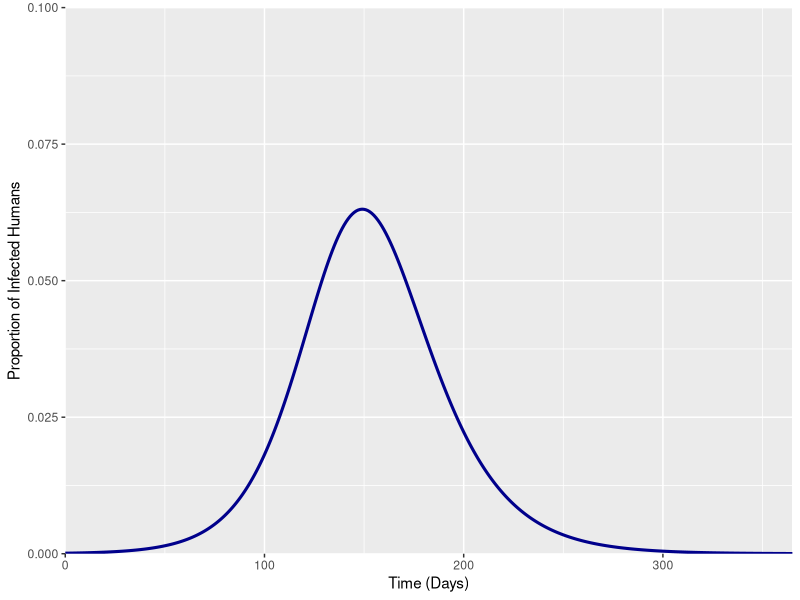
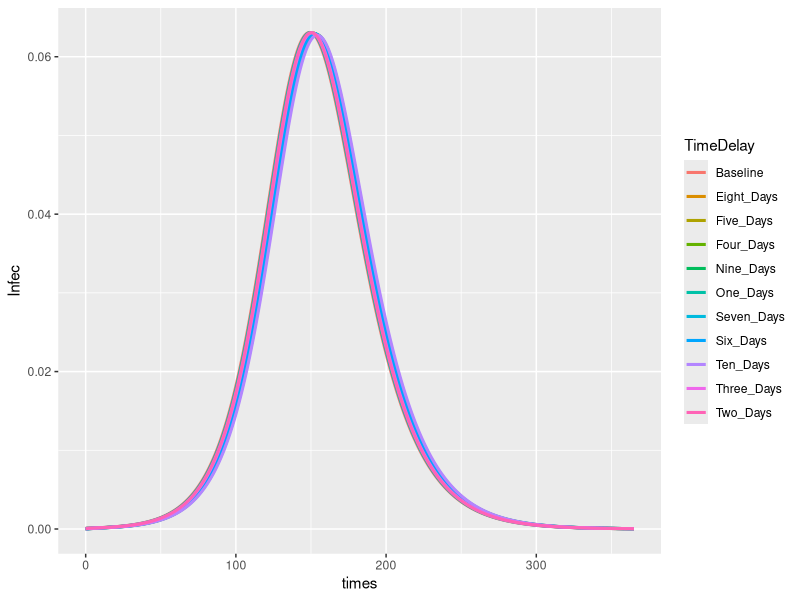
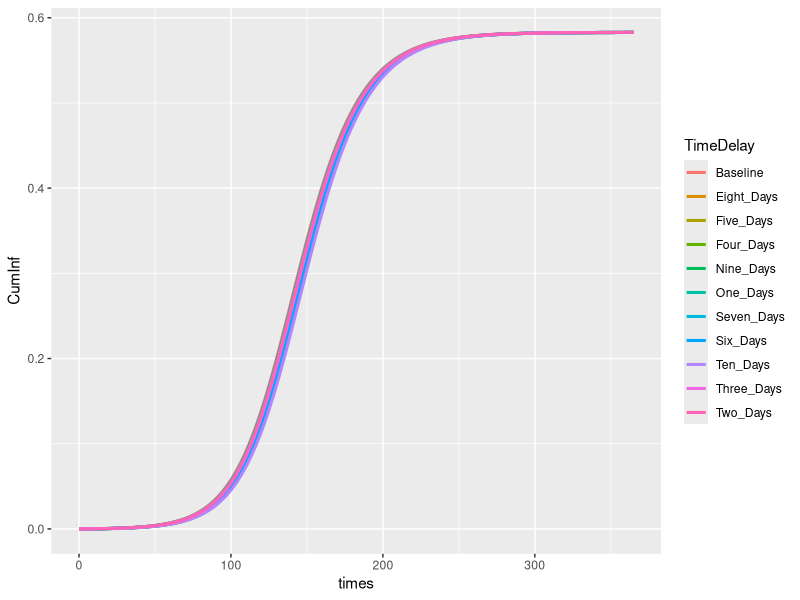

R code for these plots, in order:
rm(list=ls())

library("deSolve"); library("ggplot2"); library("cowplot")

GenTime <- function(T2, R0) {
  G = T2 * ((R0-1)/log(2))
  return(G)
}

#### SCENARIO 1 No Intervention ####

SIR <- function(time, state, parameters) {
  with(as.list(c(state, parameters)), {
    dS = - beta*S*I
    dI = beta*S*I - gamma*I 
    dR = gamma*I 
    dC = beta*S*I 
    return(list(c(dS,dI,dR,dC)))
  })
}

init <- c(S = 0.9999, I = 0.0001,  R = 0, C = 0)
times <- seq(0,365,by = 1)

parms = c(gamma = 1/(GenTime(4.6,2.4)),
          beta = 1.5*(1/(GenTime(4.6,2.4))))

out <- data.frame(ode(y = init, func = SIR, times = times, parms = parms))

#### Dataframe Modification ####

#Baseline 
outbase <- out

ggplot(outbase, aes(x = time, y = I)) + geom_line(size = 1.05, col = "darkblue") +
  labs(x ="Time (Days)", y = "Proportion of Infected Humans") +
  scale_y_continuous(limits = c(0, 0.1), expand = c(0,0)) +
  scale_x_continuous(expand = c(0, 0))

combdatabase <- data.frame("times" = seq(0,365), "Infec" = (outbase[,3]),
                        "CumInf" = (outbase[,5]),
                        "TimeDelay" = "Baseline")

# +1 Days
out1 <- out; out1[,1] <- out1[,1]+1
outone <- rbind(data.frame("time" = 0, "S" = 1, "I" = 0, "R" = 0, "C" = 0),
                 data.frame(out1))
outone <- head(outone, -1)

combdata1 <- data.frame("times" = seq(0,365), "Infec" = ((outbase[,3] + outone[,3])/2),
                        "CumInf" = ((outbase[,5] + outone[,5])/2),
                        "TimeDelay" = "One_Days")

# +2 Days
out2 <- out; out2[,1] <- out2[,1]+2
outtwo <- rbind(data.frame("time" = c(0,1), "S" = 1, "I" = 0, "R" = 0, "C" = 0),
                data.frame(out2))
outtwo <- head(outtwo, -2)

combdata2 <- data.frame("times" = seq(0,365), "Infec" = ((outbase[,3] + outone[,3] + outtwo[,3])/3),
                        "CumInf" = ((outbase[,5] + outone[,5] + outtwo[,5])/3),
                        "TimeDelay" = "Two_Days")

# +3 Days
out3 <- out; out3[,1] <- out3[,1]+3
outthree <- rbind(data.frame("time" = c(seq(0,2)), "S" = 1, "I" = 0, "R" = 0, "C" = 0),
                data.frame(out3))
outthree <- head(outthree, -3)

combdata3 <- data.frame("times" = seq(0,365), "Infec" = ((outbase[,3] + outone[,3] + outtwo[,3] + outthree[,3])/4), 
                        "CumInf" = ((outbase[,5] + outone[,5] + outtwo[,5] + outthree[,5])/4),
                        "TimeDelay" = "Three_Days")

# +4 Days
out4 <- out; out4[,1] <- out4[,1]+4
outfour <- rbind(data.frame("time" = c(seq(0,3)), "S" = 1, "I" = 0, "R" = 0, "C" = 0),
                  data.frame(out3))
outfour <- head(outfour, -4)

combdata4 <- data.frame("times" = seq(0,365), "Infec" = ((outbase[,3] + outone[,3] + outtwo[,3] + outthree[,3] + outfour[,3])/5),
                        "CumInf" = ((outbase[,5] + outone[,5] + outtwo[,5] + outthree[,5] + outfour[,5])/5),
                        "TimeDelay" = "Four_Days")

# +5 Days
out5 <- out; out5[,1] <- out5[,1]+5
outfive <- rbind(data.frame("time" = c(seq(0,4)), "S" = 1, "I" = 0, "R" = 0, "C" = 0),
                 data.frame(out5))
outfive <- head(outfive, -5)

combdata5 <- data.frame("times" = seq(0,365), "Infec" = ((outbase[,3] + outone[,3] + outtwo[,3] + outthree[,3] + outfour[,3] + outfive[,3])/6),
                        "CumInf" = ((outbase[,5] + outone[,5] + outtwo[,5] + outthree[,5] + outfour[,5] + outfive[,5])/6),
                        "TimeDelay" = "Five_Days")

# +6 Days
out6 <- out; out6[,1] <- out6[,1]+6
outsix <- rbind(data.frame("time" = c(seq(0,5)), "S" = 1, "I" = 0, "R" = 0, "C" = 0),
                 data.frame(out6))
outsix <- head(outsix, -6)

combdata6 <- data.frame("times" = seq(0,365), "Infec" = ((outbase[,3] + outone[,3] + outtwo[,3] + outthree[,3] + outfour[,3] + outfive[,3] + outsix[,3])/7),
                        "CumInf" = ((outbase[,5] + outone[,5] + outtwo[,5] + outthree[,5] + outfour[,5] + outfive[,5] + outsix[,5])/7),
                        "TimeDelay" = "Six_Days")

# +7 Days
out7 <- out; out7[,1] <- out7[,1]+7
outseven <- rbind(data.frame("time" = c(seq(0,6)), "S" = 1, "I" = 0, "R" = 0, "C" = 0),
                data.frame(out7))
outseven <- head(outseven, -7)

combdata7 <- data.frame("times" = seq(0,365), "Infec" = ((outbase[,3] + outone[,3] + outtwo[,3] + outthree[,3] + outfour[,3] + outfive[,3] + outsix[,3] + 
                                                            outseven[,3])/8),
                        "CumInf" = ((outbase[,5] + outone[,5] + outtwo[,5] + outthree[,5] + outfour[,5] + outfive[,5] + outsix[,5] + 
                                      outseven[,5])/8),
                        "TimeDelay" = "Seven_Days")

# +8 Days
out8 <- out; out8[,1] <- out8[,1]+8
outeight <- rbind(data.frame("time" = c(seq(0,7)), "S" = 1, "I" = 0, "R" = 0, "C" = 0),
                  data.frame(out8))
outeight <- head(outeight, -8)

combdata8 <- data.frame("times" = seq(0,365), "Infec" = ((outbase[,3] + outone[,3] + outtwo[,3] + outthree[,3] + outfour[,3] + outfive[,3] + outsix[,3] + 
                                                            outseven[,3] + outeight[,3])/9),
                        "CumInf" = ((outbase[,5] + outone[,5] + outtwo[,5] + outthree[,5] + outfour[,5] + outfive[,5] + outsix[,5] + 
                                      outseven[,5] + outeight[,5])/9),
                        "TimeDelay" = "Eight_Days")

# +9 Days
out9 <- out; out9[,1] <- out9[,1]+9
outnine <- rbind(data.frame("time" = c(seq(0,8)), "S" = 1, "I" = 0, "R" = 0, "C" = 0),
                  data.frame(out9))
outnine <- head(outnine, -9)

combdata9 <- data.frame("times" = seq(0,365), "Infec" = ((outbase[,3] + outone[,3] + outtwo[,3] + outthree[,3] + outfour[,3] + outfive[,3] + outsix[,3] + 
                                                            outseven[,3] + outeight[,3] + outnine[,3])/10),
                        "CumInf" = ((outbase[,5] + outone[,5] + outtwo[,5] + outthree[,5] + outfour[,5] + outfive[,5] + outsix[,5] + 
                                      outseven[,5] + outeight[,5] + outnine[,5])/10),
                        "TimeDelay" = "Nine_Days")

# +10 Days
out10 <- out; out10[,1] <- out10[,1]+10
outten <- rbind(data.frame("time" = c(seq(0,9)), "S" = 1, "I" = 0, "R" = 0, "C" = 0),
                 data.frame(out10))
outten <- head(outten, -10)

combdata10 <- data.frame("times" = seq(0,365), "Infec" = (outbase[,3] + outone[,3] + outtwo[,3] + outthree[,3] + outfour[,3] + outfive[,3] + outsix[,3] + 
                                                            outseven[,3] + outeight[,3] + outnine[,3] + outten[,3])/11,
                         "CumInf" = (outbase[,5] + outone[,5] + outtwo[,5] + outthree[,5] + outfour[,5] + outfive[,5] + outsix[,5] + 
                                      outseven[,5] + outeight[,5] + outnine[,5] + outten[,5])/11,
                         "TimeDelay" = "Ten_Days")

comb10data <- rbind(combdatabase,
                    combdata1,
                    combdata2,
                    combdata3,
                    combdata4,
                    combdata5,
                    combdata6,
                    combdata7,
                    combdata8,
                    combdata9,
                    combdata10)

ggplot(comb10data, aes(x = times, y =Infec, col = TimeDelay)) + geom_line(size = 1.05)
ggplot(comb10data, aes(x = times, y =CumInf, col = TimeDelay)) + geom_line(size = 1.05)
